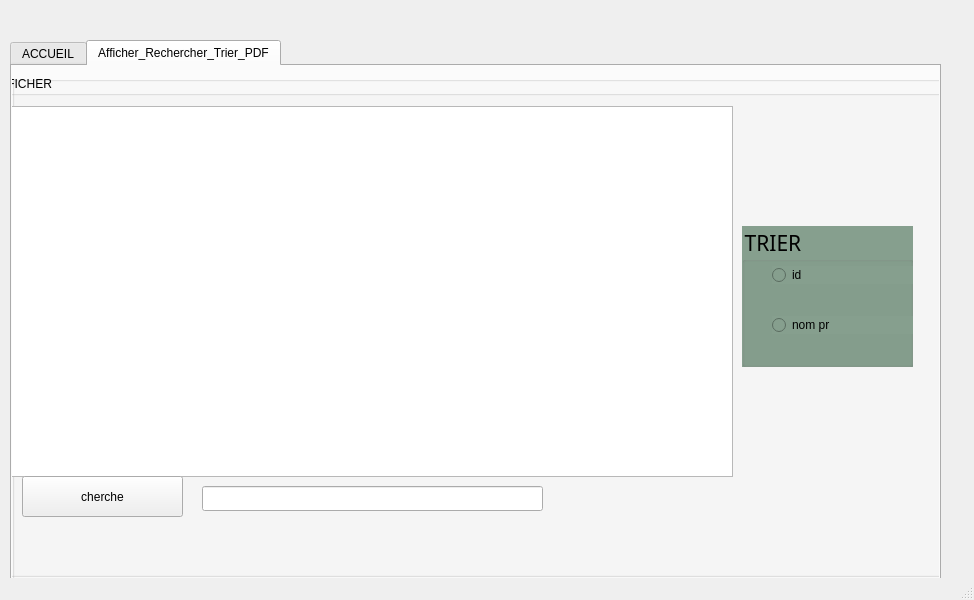
<?xml version="1.0" encoding="UTF-8"?>
<ui version="4.0">
 <class>GestionRecolte</class>
 <widget class="QMainWindow" name="GestionRecolte">
  <property name="geometry">
   <rect>
    <x>0</x>
    <y>0</y>
    <width>974</width>
    <height>600</height>
   </rect>
  </property>
  <property name="windowTitle">
   <string>MainWindow</string>
  </property>
  <widget class="QWidget" name="centralwidget">
   <widget class="QTabWidget" name="tabWidget">
    <property name="geometry">
     <rect>
      <x>10</x>
      <y>40</y>
      <width>931</width>
      <height>551</height>
     </rect>
    </property>
    <property name="currentIndex">
     <number>1</number>
    </property>
    <widget class="QWidget" name="tab">
     <attribute name="title">
      <string>ACCUEIL</string>
     </attribute>
     <widget class="QGroupBox" name="groupBox_4">
      <property name="geometry">
       <rect>
        <x>0</x>
        <y>10</y>
        <width>731</width>
        <height>511</height>
       </rect>
      </property>
      <property name="font">
       <font>
        <family>Algerian</family>
        <pointsize>16</pointsize>
        <weight>50</weight>
        <italic>false</italic>
        <bold>false</bold>
       </font>
      </property>
      <property name="styleSheet">
       <string notr="true">font: 16pt &quot;Algerian&quot;;</string>
      </property>
      <property name="title">
       <string>AJOUTER</string>
      </property>
      <widget class="QGroupBox" name="groupBox">
       <property name="geometry">
        <rect>
         <x>0</x>
         <y>10</y>
         <width>821</width>
         <height>481</height>
        </rect>
       </property>
       <property name="font">
        <font>
         <family>Algerian</family>
         <pointsize>16</pointsize>
         <weight>50</weight>
         <italic>false</italic>
         <bold>false</bold>
        </font>
       </property>
       <property name="styleSheet">
        <string notr="true"/>
       </property>
       <property name="title">
        <string/>
       </property>
       <widget class="QLabel" name="label">
        <property name="geometry">
         <rect>
          <x>30</x>
          <y>20</y>
          <width>141</width>
          <height>41</height>
         </rect>
        </property>
        <property name="font">
         <font>
          <family>Algerian</family>
          <pointsize>16</pointsize>
          <weight>50</weight>
          <italic>false</italic>
          <bold>false</bold>
         </font>
        </property>
        <property name="styleSheet">
         <string notr="true">color:rgb(255, 255, 255)</string>
        </property>
        <property name="text">
         <string>&lt;html&gt;&lt;head/&gt;&lt;body&gt;&lt;p&gt;&lt;span style=&quot; font-size:10pt; font-weight:600; font-style:italic; color:#aa0000;&quot;&gt;Nom produit&lt;/span&gt;&lt;/p&gt;&lt;/body&gt;&lt;/html&gt;</string>
        </property>
        <property name="textFormat">
         <enum>Qt::AutoText</enum>
        </property>
       </widget>
       <widget class="QLabel" name="label_2">
        <property name="geometry">
         <rect>
          <x>30</x>
          <y>70</y>
          <width>101</width>
          <height>31</height>
         </rect>
        </property>
        <property name="font">
         <font>
          <family>Algerian</family>
          <pointsize>16</pointsize>
          <weight>50</weight>
          <italic>false</italic>
          <bold>false</bold>
         </font>
        </property>
        <property name="styleSheet">
         <string notr="true">color:rgb(255, 255, 255)
</string>
        </property>
        <property name="text">
         <string>&lt;html&gt;&lt;head/&gt;&lt;body&gt;&lt;p&gt;&lt;span style=&quot; font-size:10pt; color:#aa0000;&quot;&gt;Id&lt;/span&gt;&lt;/p&gt;&lt;/body&gt;&lt;/html&gt;</string>
        </property>
       </widget>
       <widget class="QLineEdit" name="NOM_PRODUIT">
        <property name="geometry">
         <rect>
          <x>200</x>
          <y>30</y>
          <width>251</width>
          <height>20</height>
         </rect>
        </property>
        <property name="text">
         <string/>
        </property>
       </widget>
       <widget class="QLineEdit" name="CIN">
        <property name="geometry">
         <rect>
          <x>200</x>
          <y>80</y>
          <width>251</width>
          <height>20</height>
         </rect>
        </property>
        <property name="text">
         <string/>
        </property>
       </widget>
       <widget class="QLabel" name="label_3">
        <property name="geometry">
         <rect>
          <x>20</x>
          <y>120</y>
          <width>141</width>
          <height>31</height>
         </rect>
        </property>
        <property name="font">
         <font>
          <family>Algerian</family>
          <pointsize>16</pointsize>
          <weight>50</weight>
          <italic>false</italic>
          <bold>false</bold>
         </font>
        </property>
        <property name="styleSheet">
         <string notr="true">color:rgb(255, 255, 255)</string>
        </property>
        <property name="text">
         <string>&lt;html&gt;&lt;head/&gt;&lt;body&gt;&lt;p&gt;&lt;span style=&quot; font-size:10pt; color:#aa0000;&quot;&gt;Nbr quntite&lt;/span&gt;&lt;/p&gt;&lt;/body&gt;&lt;/html&gt;</string>
        </property>
       </widget>
       <widget class="QLineEdit" name="Numero">
        <property name="geometry">
         <rect>
          <x>200</x>
          <y>130</y>
          <width>251</width>
          <height>20</height>
         </rect>
        </property>
        <property name="styleSheet">
         <string notr="true"/>
        </property>
       </widget>
       <widget class="QPushButton" name="Ajouter">
        <property name="geometry">
         <rect>
          <x>20</x>
          <y>240</y>
          <width>161</width>
          <height>41</height>
         </rect>
        </property>
        <property name="text">
         <string>Ajouter</string>
        </property>
       </widget>
       <widget class="QPushButton" name="Modifier">
        <property name="geometry">
         <rect>
          <x>430</x>
          <y>240</y>
          <width>211</width>
          <height>41</height>
         </rect>
        </property>
        <property name="text">
         <string>Modifer</string>
        </property>
       </widget>
       <widget class="QPushButton" name="Supprimer">
        <property name="geometry">
         <rect>
          <x>220</x>
          <y>240</y>
          <width>171</width>
          <height>41</height>
         </rect>
        </property>
        <property name="text">
         <string>Supprimer</string>
        </property>
       </widget>
       <widget class="QLabel" name="label_4">
        <property name="geometry">
         <rect>
          <x>20</x>
          <y>170</y>
          <width>121</width>
          <height>41</height>
         </rect>
        </property>
        <property name="font">
         <font>
          <family>Algerian</family>
          <pointsize>16</pointsize>
          <weight>50</weight>
          <italic>false</italic>
          <bold>false</bold>
         </font>
        </property>
        <property name="styleSheet">
         <string notr="true">color:rgb(255, 255, 255)</string>
        </property>
        <property name="text">
         <string>&lt;html&gt;&lt;head/&gt;&lt;body&gt;&lt;p&gt;&lt;span style=&quot; font-size:10pt; color:#aa0000;&quot;&gt;emplacment&lt;/span&gt;&lt;/p&gt;&lt;/body&gt;&lt;/html&gt;</string>
        </property>
       </widget>
       <widget class="QLineEdit" name="Metier">
        <property name="geometry">
         <rect>
          <x>200</x>
          <y>180</y>
          <width>251</width>
          <height>20</height>
         </rect>
        </property>
        <property name="styleSheet">
         <string notr="true"/>
        </property>
       </widget>
       <widget class="QPushButton" name="pushButton">
        <property name="geometry">
         <rect>
          <x>610</x>
          <y>10</y>
          <width>101</width>
          <height>31</height>
         </rect>
        </property>
        <property name="text">
         <string>pdf</string>
        </property>
       </widget>
       <widget class="QPushButton" name="pushButton_2">
        <property name="geometry">
         <rect>
          <x>610</x>
          <y>50</y>
          <width>101</width>
          <height>31</height>
         </rect>
        </property>
        <property name="text">
         <string>STAT</string>
        </property>
       </widget>
       <widget class="QPushButton" name="pushButton_3">
        <property name="geometry">
         <rect>
          <x>600</x>
          <y>80</y>
          <width>112</width>
          <height>34</height>
         </rect>
        </property>
        <property name="text">
         <string>excel</string>
        </property>
       </widget>
       <widget class="QLabel" name="abcdec">
        <property name="geometry">
         <rect>
          <x>340</x>
          <y>350</y>
          <width>341</width>
          <height>111</height>
         </rect>
        </property>
        <property name="font">
         <font>
          <family>Algerian</family>
          <pointsize>16</pointsize>
          <weight>50</weight>
          <italic>false</italic>
          <bold>false</bold>
         </font>
        </property>
        <property name="styleSheet">
         <string notr="true">background-color: rgb(0, 0, 0);
color: rgb(0, 85, 0);</string>
        </property>
        <property name="text">
         <string>&lt;html&gt;&lt;head/&gt;&lt;body&gt;&lt;p&gt;&lt;br/&gt;&lt;/p&gt;&lt;/body&gt;&lt;/html&gt;</string>
        </property>
       </widget>
       <widget class="QLabel" name="label_5">
        <property name="geometry">
         <rect>
          <x>20</x>
          <y>400</y>
          <width>291</width>
          <height>41</height>
         </rect>
        </property>
        <property name="font">
         <font>
          <family>Algerian</family>
          <pointsize>16</pointsize>
          <weight>50</weight>
          <italic>false</italic>
          <bold>false</bold>
         </font>
        </property>
        <property name="styleSheet">
         <string notr="true">color:rgb(255, 255, 255)</string>
        </property>
        <property name="text">
         <string>&lt;html&gt;&lt;head/&gt;&lt;body&gt;&lt;p&gt;&lt;span style=&quot; color:#aa0000;&quot;&gt;emplacement libre&lt;/span&gt;&lt;/p&gt;&lt;/body&gt;&lt;/html&gt;</string>
        </property>
        <property name="textFormat">
         <enum>Qt::AutoText</enum>
        </property>
       </widget>
      </widget>
     </widget>
    </widget>
    <widget class="QWidget" name="tab_2">
     <attribute name="title">
      <string>Afficher_Rechercher_Trier_PDF</string>
     </attribute>
     <widget class="QGroupBox" name="groupBox_2">
      <property name="geometry">
       <rect>
        <x>0</x>
        <y>10</y>
        <width>931</width>
        <height>511</height>
       </rect>
      </property>
      <property name="title">
       <string/>
      </property>
      <widget class="QGroupBox" name="groupBox_8">
       <property name="geometry">
        <rect>
         <x>-20</x>
         <y>0</y>
         <width>1011</width>
         <height>501</height>
        </rect>
       </property>
       <property name="styleSheet">
        <string notr="true">font: 16pt &quot;Algerian&quot;;</string>
       </property>
       <property name="title">
        <string>AFFICHER</string>
       </property>
       <widget class="QTableView" name="table">
        <property name="geometry">
         <rect>
          <x>10</x>
          <y>30</y>
          <width>731</width>
          <height>371</height>
         </rect>
        </property>
       </widget>
       <widget class="QPushButton" name="aziz">
        <property name="geometry">
         <rect>
          <x>30</x>
          <y>400</y>
          <width>161</width>
          <height>41</height>
         </rect>
        </property>
        <property name="text">
         <string>cherche</string>
        </property>
       </widget>
       <widget class="QLineEdit" name="aziza">
        <property name="geometry">
         <rect>
          <x>210</x>
          <y>410</y>
          <width>341</width>
          <height>25</height>
         </rect>
        </property>
       </widget>
       <widget class="QGroupBox" name="groupBox_7">
        <property name="geometry">
         <rect>
          <x>750</x>
          <y>150</y>
          <width>171</width>
          <height>141</height>
         </rect>
        </property>
        <property name="font">
         <font>
          <family>Algerian</family>
          <pointsize>16</pointsize>
          <weight>50</weight>
          <italic>false</italic>
          <bold>false</bold>
         </font>
        </property>
        <property name="styleSheet">
         <string notr="true">background-color: rgb(134, 159, 142);</string>
        </property>
        <property name="title">
         <string>TRIER</string>
        </property>
        <widget class="QRadioButton" name="radioButton_2">
         <property name="geometry">
          <rect>
           <x>30</x>
           <y>40</y>
           <width>191</width>
           <height>18</height>
          </rect>
         </property>
         <property name="text">
          <string>id</string>
         </property>
        </widget>
        <widget class="QRadioButton" name="radioButton">
         <property name="geometry">
          <rect>
           <x>30</x>
           <y>90</y>
           <width>141</width>
           <height>18</height>
          </rect>
         </property>
         <property name="text">
          <string>nom pr</string>
         </property>
        </widget>
       </widget>
      </widget>
     </widget>
    </widget>
   </widget>
  </widget>
  <widget class="QMenuBar" name="menubar">
   <property name="geometry">
    <rect>
     <x>0</x>
     <y>0</y>
     <width>974</width>
     <height>30</height>
    </rect>
   </property>
  </widget>
  <widget class="QStatusBar" name="statusbar"/>
 </widget>
 <resources/>
 <connections/>
</ui>
